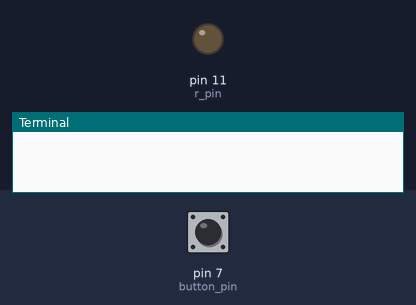
This program was run on a simulated Raspberry Pi (header pin numbers). On the bench: output pins drawn as LEDs (lit = HIGH), the last lines printed to the terminal. The test bench sets the inputs (shaded band); at power-on: pin 7 (button_pin) LOW. The clock reads 2024-03-15 10:24:30 at power-on unless the program sets it; files the program writes start out absent.

Above: at 1.2 s.
1.3 s: pin 7 (button_pin) pulled HIGH for 0.15 s
At 2.5 s:
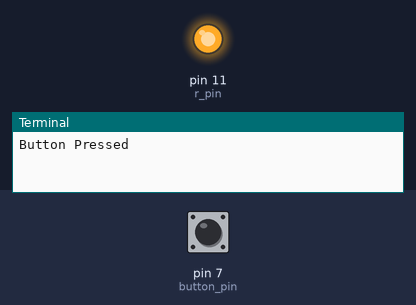
2.9 s: pin 7 (button_pin) pulled HIGH for 1 s
At 4.0 s:
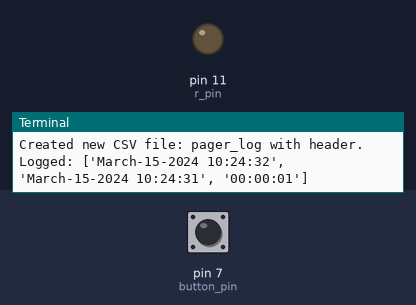
5.4 s: pin 7 (button_pin) pulled HIGH for 3.2 s
At 5.7 s:
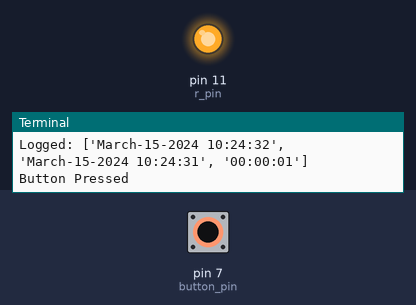
Timing chart, 0 to 8.4 s (numbered marks = the images above; inputs shaded):
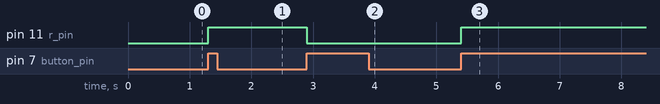

Measured:
- after the input at 1.3 s, pin 11 (r_pin): LOW → HIGH at once
- after the input at 2.9 s, pin 11 (r_pin): HIGH → LOW at once
- after the input at 5.4 s, pin 11 (r_pin): LOW → HIGH at once

The program:

pagertest.py
```python
import RPi.GPIO as GPIO
import time
from enum import Enum
from datetime import datetime
import csv
import time
import os


r_pin = 11
b_pin = 12
g_pin = 13
button_pin = 7
GPIO.setmode(GPIO.BOARD)
GPIO.setup(button_pin, GPIO.IN, pull_up_down=GPIO.PUD_DOWN)
GPIO.setup(r_pin, GPIO.OUT)
turnedontime = None
turnedofftime = None
elapsedtime = None
fturnedofftime = None
fturnedontime = None


pageronoff = False
CSV_FILE_NAME = "pager_log"
HEADER = ["Turned On", "Turned Off", "Elapsed Time"]

def logtocsv(data):
    file_exists = os.path.exists(CSV_FILE_NAME)

    with open(CSV_FILE_NAME, 'a', newline='') as csvfile:
        csv_writer= csv.writer(csvfile)

        if not file_exists:
            csv_writer.writerow(HEADER)
            print(f"Created new CSV file: {CSV_FILE_NAME} with header.")

        csv_writer.writerow(data)
        print(f"Logged: {data}")

def button_pressed(channel):
    global pageronoff
    global turnedofftime
    global turnedontime
    global elapsedtime
    global fturnedofftime
    global fturnedontime

    print("Button Pressed")
    pageronoff = not pageronoff
    match pageronoff:
            case True:
                turnedofftime = datetime.now()
                fturnedofftime = turnedofftime.strftime("%B-%d-%Y %H:%M:%S")
            case False:
                turnedontime = datetime.now()
                fturnedontime = turnedontime.strftime("%B-%d-%Y %H:%M:%S")
                elapsedtime = turnedontime - turnedofftime
                base_datetime = datetime(1, 1, 1)
                felapsedtime = (base_datetime + elapsedtime).strftime("%H:%M:%S")


                data_to_log = [fturnedontime, fturnedofftime, felapsedtime]
                logtocsv(data_to_log)


try:

    GPIO.add_event_detect(button_pin, GPIO.RISING, callback=button_pressed, bouncetime = 500)

    while True:
        match pageronoff:
            case True:
                GPIO.output(r_pin, GPIO.HIGH)

            case False:
                GPIO.output(r_pin, GPIO.LOW)


except KeyboardInterrupt:
    GPIO.cleanup()
```
